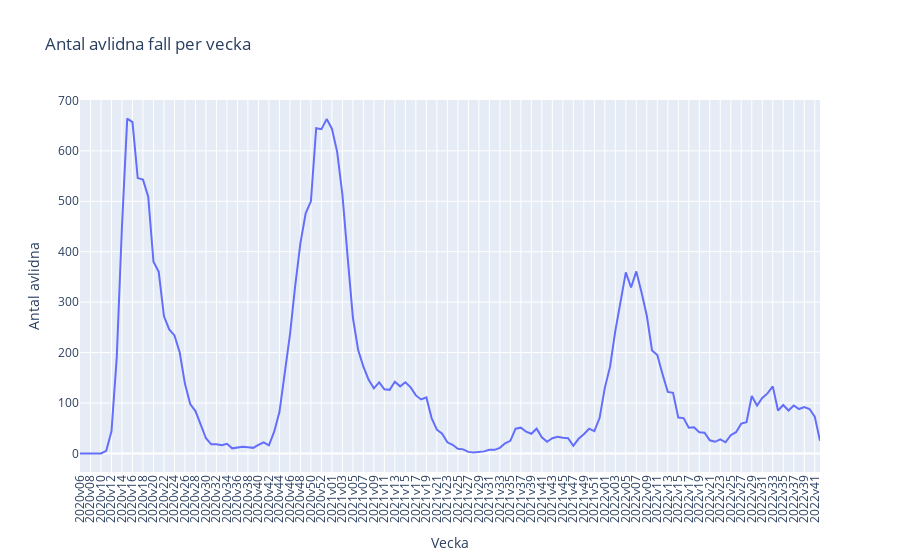
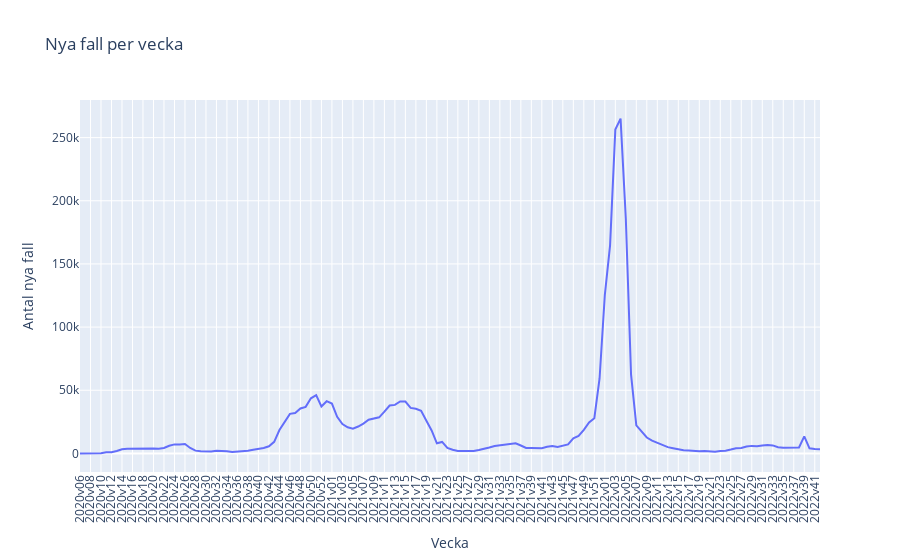
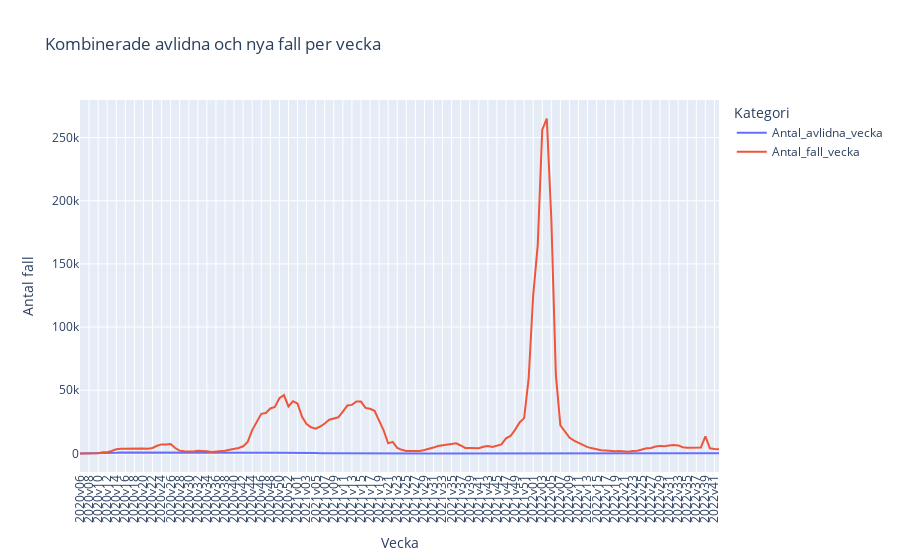
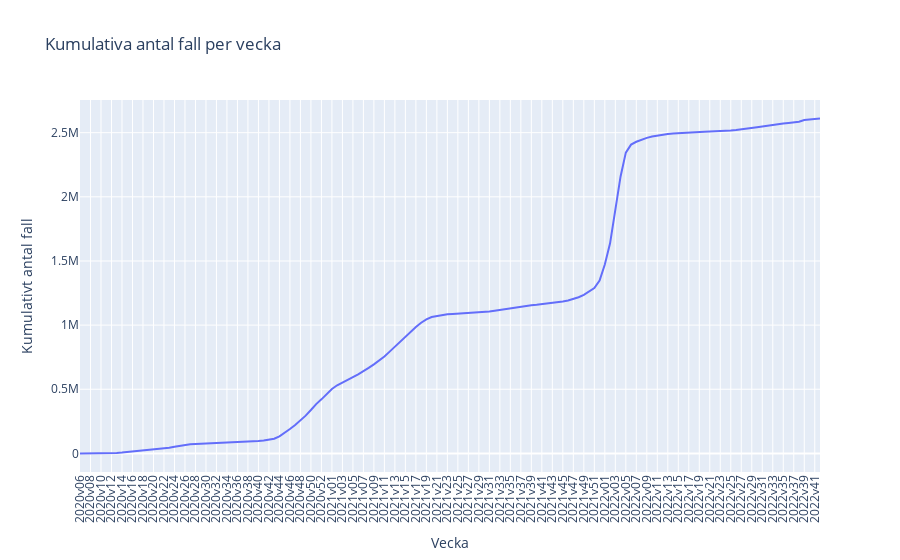

The notebook cell these images were saved under, in order:
### Code cell
import plotly.express as px

# Skapar ett linjediagram för antalet avlidna fall per vecka.
fig = px.line(df_covid19, x='Vecka', y='Antal_avlidna_vecka', title='Antal avlidna fall per vecka')

# Förbättrar layouten.
fig.update_layout(
    xaxis_title='Vecka',
    yaxis_title='Antal avlidna',
    xaxis=dict(
        tickmode='array',
        tickvals=df_covid19['Vecka'][::2]), # Anpassar antalet etiketter som visas på x-axeln till varannan vecka för att undvika överlappning .

    xaxis_tickangle= -90  # Roterar etiketterna på x-axeln för bättre läsbarhet.
)

fig.show()
# Sparar grafen som en HTML-fil.
fig.write_html('Visualisering/avlidna_per_vecka.html')

# Linjediagram för nya fall per vecka.
fig = px.line(df_covid19, x='Vecka', y='Antal_fall_vecka', title='Nya fall per vecka')
fig.update_layout(xaxis_title='Vecka', yaxis_title='Antal nya fall', xaxis=dict(tickmode='array', tickvals=df_covid19['Vecka'][::2]), xaxis_tickangle=-90)
fig.show()
fig.write_html('Visualisering/nya_fall_per_vecka.html')

# Linjediagram för avlidna och nya fall per vecka i samma fönster.
# 'color' parametern tilldelar olika färger baserat på värdena i 'Kategori' kolumnen.
fig = px.line(melted_df, x='Vecka', y='Antal', color='Kategori', title='Kombinerade avlidna och nya fall per vecka')
fig.update_layout(xaxis_title='Vecka', yaxis_title='Antal fall', xaxis=dict(tickmode='array', tickvals=melted_df['Vecka'][::2]), xaxis_tickangle=-90)
fig.show()
fig.write_html('Visualisering/kombinerade_avlidna_och_nya_fall_per_vecka.html')

# Linjediagram för kumulativt antal fall per vecka.
fig = px.line(df_covid19, x='Vecka', y='Kum_antal_fall', title='Kumulativa antal fall per vecka')
fig.update_layout(xaxis_title='Vecka', yaxis_title='Kumulativt antal fall', xaxis=dict(tickmode='array', tickvals=df_covid19['Vecka'][::2]), xaxis_tickangle=-90)
fig.show()
fig.write_html('Visualisering/kumulativa_fall_per_vecka.html')

### Figure 1 — Plotly figure (JSON) as saved in the notebook; plotly's stock layout.template omitted (floating-point values rounded to 4 significant figures; data arrays with more than 128 entries replaced by an {"elided": "..."} marker saying what was removed)
{"data": [{"hovertemplate": "Vecka=%{x}<br>Antal_avlidna_vecka=%{y}<extra></extra>", "legendgroup": "", "line": {"color": "#636efa", "dash": "solid"}, "marker": {"symbol": "circle"}, "mode": "lines", "name": "", "orientation": "v", "showlegend": false, "type": "scatter", "x": {"elided": "142 str values"}, "xaxis": "x", "y": {"elided": "142 int values"}, "yaxis": "y"}], "layout": {"legend": {"tracegroupgap": 0}, "title": {"text": "Antal avlidna fall per vecka"}, "xaxis": {"anchor": "y", "domain": [0, 1], "tickangle": -90, "tickmode": "array", "tickvals": ["2020v06", "2020v08", "2020v10", "2020v12", "2020v14", "2020v16", "2020v18", "2020v20", "2020v22", "2020v24", "2020v26", "2020v28", "2020v30", "2020v32", "2020v34", "2020v36", "2020v38", "2020v40", "2020v42", "2020v44", "2020v46", "2020v48", "2020v50", "2020v52", "2021v01", "2021v03", "2021v05", "2021v07", "2021v09", "2021v11", "2021v13", "2021v15", "2021v17", "2021v19", "2021v21", "2021v23", "2021v25", "2021v27", "2021v29", "2021v31", "2021v33", "2021v35", "2021v37", "2021v39", "2021v41", "2021v43", "2021v45", "2021v47", "2021v49", "2021v51", "2022v01", "2022v03", "2022v05", "2022v07", "2022v09", "2022v11", "2022v13", "2022v15", "2022v17", "2022v19", "2022v21", "2022v23", "2022v25", "2022v27", "2022v29", "2022v31", "2022v33", "2022v35", "2022v37", "2022v39", "2022v41"], "title": {"text": "Vecka"}}, "yaxis": {"anchor": "x", "domain": [0, 1], "title": {"text": "Antal avlidna"}}}}

### Figure 2 — Plotly figure (JSON) as saved in the notebook; plotly's stock layout.template omitted (floating-point values rounded to 4 significant figures; data arrays with more than 128 entries replaced by an {"elided": "..."} marker saying what was removed)
{"data": [{"hovertemplate": "Vecka=%{x}<br>Antal_fall_vecka=%{y}<extra></extra>", "legendgroup": "", "line": {"color": "#636efa", "dash": "solid"}, "marker": {"symbol": "circle"}, "mode": "lines", "name": "", "orientation": "v", "showlegend": false, "type": "scatter", "x": {"elided": "142 str values"}, "xaxis": "x", "y": {"elided": "142 int values"}, "yaxis": "y"}], "layout": {"legend": {"tracegroupgap": 0}, "title": {"text": "Nya fall per vecka"}, "xaxis": {"anchor": "y", "domain": [0, 1], "tickangle": -90, "tickmode": "array", "tickvals": ["2020v06", "2020v08", "2020v10", "2020v12", "2020v14", "2020v16", "2020v18", "2020v20", "2020v22", "2020v24", "2020v26", "2020v28", "2020v30", "2020v32", "2020v34", "2020v36", "2020v38", "2020v40", "2020v42", "2020v44", "2020v46", "2020v48", "2020v50", "2020v52", "2021v01", "2021v03", "2021v05", "2021v07", "2021v09", "2021v11", "2021v13", "2021v15", "2021v17", "2021v19", "2021v21", "2021v23", "2021v25", "2021v27", "2021v29", "2021v31", "2021v33", "2021v35", "2021v37", "2021v39", "2021v41", "2021v43", "2021v45", "2021v47", "2021v49", "2021v51", "2022v01", "2022v03", "2022v05", "2022v07", "2022v09", "2022v11", "2022v13", "2022v15", "2022v17", "2022v19", "2022v21", "2022v23", "2022v25", "2022v27", "2022v29", "2022v31", "2022v33", "2022v35", "2022v37", "2022v39", "2022v41"], "title": {"text": "Vecka"}}, "yaxis": {"anchor": "x", "domain": [0, 1], "title": {"text": "Antal nya fall"}}}}

### Figure 3 — Plotly figure (JSON) as saved in the notebook; plotly's stock layout.template omitted (floating-point values rounded to 4 significant figures; data arrays with more than 128 entries replaced by an {"elided": "..."} marker saying what was removed)
{"data": [{"hovertemplate": "Kategori=Antal_avlidna_vecka<br>Vecka=%{x}<br>Antal=%{y}<extra></extra>", "legendgroup": "Antal_avlidna_vecka", "line": {"color": "#636efa", "dash": "solid"}, "marker": {"symbol": "circle"}, "mode": "lines", "name": "Antal_avlidna_vecka", "orientation": "v", "showlegend": true, "type": "scatter", "x": {"elided": "142 str values"}, "xaxis": "x", "y": {"elided": "142 int values"}, "yaxis": "y"}, {"hovertemplate": "Kategori=Antal_fall_vecka<br>Vecka=%{x}<br>Antal=%{y}<extra></extra>", "legendgroup": "Antal_fall_vecka", "line": {"color": "#EF553B", "dash": "solid"}, "marker": {"symbol": "circle"}, "mode": "lines", "name": "Antal_fall_vecka", "orientation": "v", "showlegend": true, "type": "scatter", "x": {"elided": "142 str values"}, "xaxis": "x", "y": {"elided": "142 int values"}, "yaxis": "y"}], "layout": {"legend": {"title": {"text": "Kategori"}, "tracegroupgap": 0}, "title": {"text": "Kombinerade avlidna och nya fall per vecka"}, "xaxis": {"anchor": "y", "domain": [0, 1], "tickangle": -90, "tickmode": "array", "tickvals": {"elided": "142 str values"}, "title": {"text": "Vecka"}}, "yaxis": {"anchor": "x", "domain": [0, 1], "title": {"text": "Antal fall"}}}}

### Figure 4 — Plotly figure (JSON) as saved in the notebook; plotly's stock layout.template omitted (floating-point values rounded to 4 significant figures; data arrays with more than 128 entries replaced by an {"elided": "..."} marker saying what was removed)
{"data": [{"hovertemplate": "Vecka=%{x}<br>Kum_antal_fall=%{y}<extra></extra>", "legendgroup": "", "line": {"color": "#636efa", "dash": "solid"}, "marker": {"symbol": "circle"}, "mode": "lines", "name": "", "orientation": "v", "showlegend": false, "type": "scatter", "x": {"elided": "142 str values"}, "xaxis": "x", "y": {"elided": "142 int values"}, "yaxis": "y"}], "layout": {"legend": {"tracegroupgap": 0}, "title": {"text": "Kumulativa antal fall per vecka"}, "xaxis": {"anchor": "y", "domain": [0, 1], "tickangle": -90, "tickmode": "array", "tickvals": ["2020v06", "2020v08", "2020v10", "2020v12", "2020v14", "2020v16", "2020v18", "2020v20", "2020v22", "2020v24", "2020v26", "2020v28", "2020v30", "2020v32", "2020v34", "2020v36", "2020v38", "2020v40", "2020v42", "2020v44", "2020v46", "2020v48", "2020v50", "2020v52", "2021v01", "2021v03", "2021v05", "2021v07", "2021v09", "2021v11", "2021v13", "2021v15", "2021v17", "2021v19", "2021v21", "2021v23", "2021v25", "2021v27", "2021v29", "2021v31", "2021v33", "2021v35", "2021v37", "2021v39", "2021v41", "2021v43", "2021v45", "2021v47", "2021v49", "2021v51", "2022v01", "2022v03", "2022v05", "2022v07", "2022v09", "2022v11", "2022v13", "2022v15", "2022v17", "2022v19", "2022v21", "2022v23", "2022v25", "2022v27", "2022v29", "2022v31", "2022v33", "2022v35", "2022v37", "2022v39", "2022v41"], "title": {"text": "Vecka"}}, "yaxis": {"anchor": "x", "domain": [0, 1], "title": {"text": "Kumulativt antal fall"}}}}
